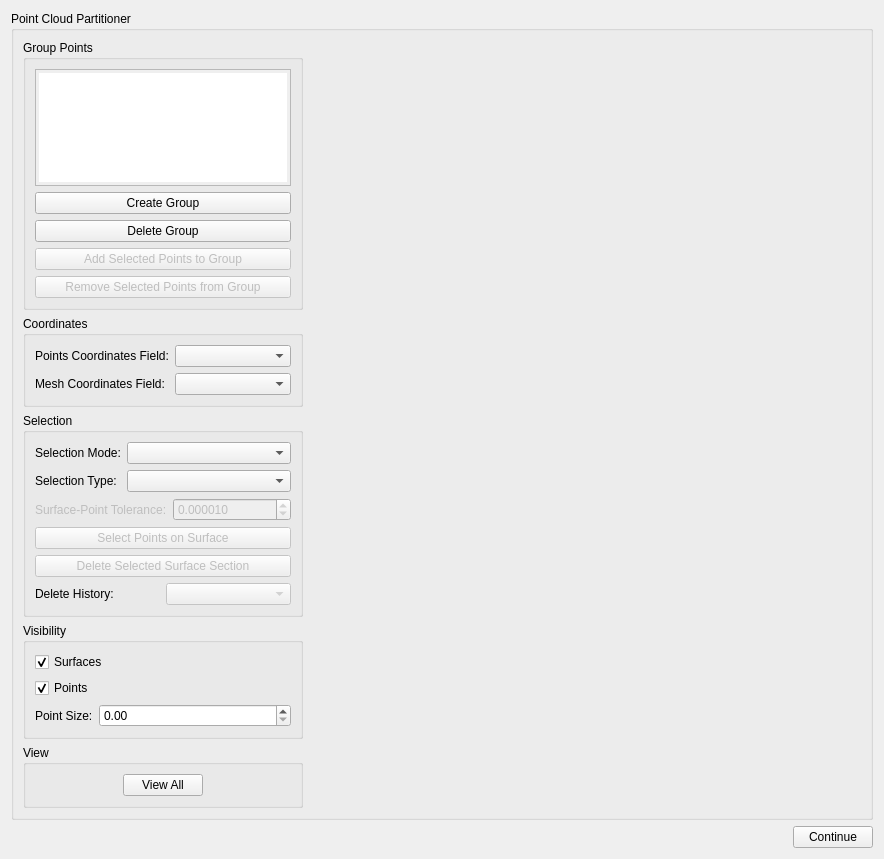
<?xml version="1.0" encoding="UTF-8"?>
<ui version="4.0">
 <class>PointCloudPartitionerWidget</class>
 <widget class="QWidget" name="PointCloudPartitionerWidget">
  <property name="geometry">
   <rect>
    <x>0</x>
    <y>0</y>
    <width>884</width>
    <height>859</height>
   </rect>
  </property>
  <property name="windowTitle">
   <string>Point Cloud Partitioner</string>
  </property>
  <layout class="QVBoxLayout" name="verticalLayout_10">
   <item>
    <widget class="QGroupBox" name="groupBox">
     <property name="title">
      <string>Point Cloud Partitioner</string>
     </property>
     <layout class="QHBoxLayout" name="horizontalLayout_2">
      <item>
       <layout class="QVBoxLayout" name="verticalLayout_9">
        <item>
         <widget class="QGroupBox" name="groupBox_2">
          <property name="sizePolicy">
           <sizepolicy hsizetype="Preferred" vsizetype="Preferred">
            <horstretch>0</horstretch>
            <verstretch>0</verstretch>
           </sizepolicy>
          </property>
          <property name="title">
           <string>Group Points</string>
          </property>
          <layout class="QVBoxLayout" name="verticalLayout_4">
           <item>
            <widget class="GroupTableView" name="groupTableView">
             <property name="acceptDrops">
              <bool>true</bool>
             </property>
             <property name="styleSheet">
              <string notr="true">QTableView { padding: 3px; }
QTableView::item { padding: 3px; }</string>
             </property>
             <property name="sizeAdjustPolicy">
              <enum>QAbstractScrollArea::SizeAdjustPolicy::AdjustIgnored</enum>
             </property>
             <property name="dragEnabled">
              <bool>true</bool>
             </property>
             <property name="dragDropMode">
              <enum>QAbstractItemView::DragDropMode::InternalMove</enum>
             </property>
             <property name="defaultDropAction">
              <enum>Qt::DropAction::MoveAction</enum>
             </property>
             <property name="selectionMode">
              <enum>QAbstractItemView::SelectionMode::SingleSelection</enum>
             </property>
             <property name="selectionBehavior">
              <enum>QAbstractItemView::SelectionBehavior::SelectRows</enum>
             </property>
             <property name="showGrid">
              <bool>false</bool>
             </property>
             <attribute name="horizontalHeaderVisible">
              <bool>false</bool>
             </attribute>
             <attribute name="horizontalHeaderMinimumSectionSize">
              <number>20</number>
             </attribute>
             <attribute name="horizontalHeaderDefaultSectionSize">
              <number>80</number>
             </attribute>
             <attribute name="horizontalHeaderHighlightSections">
              <bool>false</bool>
             </attribute>
             <attribute name="verticalHeaderVisible">
              <bool>false</bool>
             </attribute>
             <attribute name="verticalHeaderHighlightSections">
              <bool>false</bool>
             </attribute>
            </widget>
           </item>
           <item>
            <widget class="QPushButton" name="pushButtonCreateGroup">
             <property name="text">
              <string>Create Group</string>
             </property>
            </widget>
           </item>
           <item>
            <widget class="QPushButton" name="pushButtonDeleteGroup">
             <property name="text">
              <string>Delete Group</string>
             </property>
            </widget>
           </item>
           <item>
            <widget class="QPushButton" name="pushButtonAddToGroup">
             <property name="enabled">
              <bool>false</bool>
             </property>
             <property name="text">
              <string>Add Selected Points to Group</string>
             </property>
            </widget>
           </item>
           <item>
            <widget class="QPushButton" name="pushButtonRemoveFromGroup">
             <property name="enabled">
              <bool>false</bool>
             </property>
             <property name="text">
              <string>Remove Selected Points from Group</string>
             </property>
            </widget>
           </item>
          </layout>
         </widget>
        </item>
        <item>
         <widget class="QGroupBox" name="groupBox_7">
          <property name="title">
           <string>Coordinates</string>
          </property>
          <layout class="QGridLayout" name="gridLayout_5">
           <item row="0" column="1">
            <widget class="QComboBox" name="pointsFieldComboBox"/>
           </item>
           <item row="3" column="0">
            <widget class="QLabel" name="meshFieldLabel">
             <property name="maximumSize">
              <size>
               <width>160</width>
               <height>16777215</height>
              </size>
             </property>
             <property name="text">
              <string>Mesh Coordinates Field:</string>
             </property>
            </widget>
           </item>
           <item row="3" column="1">
            <widget class="QComboBox" name="meshFieldComboBox"/>
           </item>
           <item row="0" column="0">
            <widget class="QLabel" name="pointsFieldLabel">
             <property name="maximumSize">
              <size>
               <width>160</width>
               <height>16777215</height>
              </size>
             </property>
             <property name="text">
              <string>Points Coordinates Field:</string>
             </property>
            </widget>
           </item>
          </layout>
         </widget>
        </item>
        <item>
         <widget class="QGroupBox" name="groupBox_5">
          <property name="title">
           <string>Selection</string>
          </property>
          <layout class="QVBoxLayout" name="verticalLayout">
           <item>
            <layout class="QGridLayout" name="gridLayout_2">
             <item row="1" column="1">
              <widget class="QComboBox" name="comboBoxSelectionMode">
               <property name="sizePolicy">
                <sizepolicy hsizetype="Preferred" vsizetype="Fixed">
                 <horstretch>0</horstretch>
                 <verstretch>0</verstretch>
                </sizepolicy>
               </property>
              </widget>
             </item>
             <item row="1" column="0">
              <widget class="QLabel" name="label_2">
               <property name="sizePolicy">
                <sizepolicy hsizetype="Maximum" vsizetype="Preferred">
                 <horstretch>0</horstretch>
                 <verstretch>0</verstretch>
                </sizepolicy>
               </property>
               <property name="text">
                <string>Selection Mode:</string>
               </property>
              </widget>
             </item>
             <item row="2" column="1">
              <widget class="QComboBox" name="comboBoxSelectionType"/>
             </item>
             <item row="2" column="0">
              <widget class="QLabel" name="label_3">
               <property name="text">
                <string>Selection Type:</string>
               </property>
              </widget>
             </item>
            </layout>
           </item>
           <item>
            <layout class="QGridLayout" name="gridLayout_4">
             <item row="0" column="0">
              <widget class="QLabel" name="labelTolerance">
               <property name="enabled">
                <bool>false</bool>
               </property>
               <property name="text">
                <string>Surface-Point Tolerance:</string>
               </property>
              </widget>
             </item>
             <item row="0" column="1">
              <widget class="QDoubleSpinBox" name="doubleSpinBoxTolerance">
               <property name="enabled">
                <bool>false</bool>
               </property>
               <property name="decimals">
                <number>6</number>
               </property>
               <property name="maximum">
                <double>99.999999000000003</double>
               </property>
               <property name="singleStep">
                <double>0.000001000000000</double>
               </property>
               <property name="value">
                <double>0.000010000000000</double>
               </property>
              </widget>
             </item>
            </layout>
           </item>
           <item>
            <widget class="QPushButton" name="pushButtonSelectPointsOnSurface">
             <property name="enabled">
              <bool>false</bool>
             </property>
             <property name="text">
              <string>Select Points on Surface</string>
             </property>
            </widget>
           </item>
           <item>
            <widget class="QPushButton" name="pushButtonDeleteSelectedSurfaceSection">
             <property name="enabled">
              <bool>false</bool>
             </property>
             <property name="text">
              <string>Delete Selected Surface Section</string>
             </property>
            </widget>
           </item>
           <item>
            <layout class="QHBoxLayout" name="horizontalLayout_4">
             <item>
              <widget class="QLabel" name="label_4">
               <property name="text">
                <string>Delete History:</string>
               </property>
              </widget>
             </item>
             <item>
              <widget class="QComboBox" name="comboBoxDeleteSurfaceHistory">
               <property name="enabled">
                <bool>false</bool>
               </property>
              </widget>
             </item>
            </layout>
           </item>
          </layout>
         </widget>
        </item>
        <item>
         <widget class="QGroupBox" name="groupBox_6">
          <property name="title">
           <string>Visibility</string>
          </property>
          <layout class="QVBoxLayout" name="verticalLayout_6">
           <item>
            <widget class="QCheckBox" name="checkBoxSurfacesVisibility">
             <property name="text">
              <string>Surfaces</string>
             </property>
             <property name="checked">
              <bool>true</bool>
             </property>
            </widget>
           </item>
           <item>
            <widget class="QCheckBox" name="checkBoxPointsVisibility">
             <property name="text">
              <string>Points</string>
             </property>
             <property name="checked">
              <bool>true</bool>
             </property>
            </widget>
           </item>
           <item>
            <layout class="QGridLayout" name="gridLayout">
             <item row="0" column="0">
              <widget class="QLabel" name="label">
               <property name="sizePolicy">
                <sizepolicy hsizetype="Maximum" vsizetype="Preferred">
                 <horstretch>0</horstretch>
                 <verstretch>0</verstretch>
                </sizepolicy>
               </property>
               <property name="text">
                <string>Point Size:</string>
               </property>
              </widget>
             </item>
             <item row="0" column="1">
              <widget class="QDoubleSpinBox" name="pointSizeSpinBox">
               <property name="sizePolicy">
                <sizepolicy hsizetype="Minimum" vsizetype="Fixed">
                 <horstretch>0</horstretch>
                 <verstretch>0</verstretch>
                </sizepolicy>
               </property>
               <property name="singleStep">
                <double>0.100000000000000</double>
               </property>
              </widget>
             </item>
            </layout>
           </item>
          </layout>
         </widget>
        </item>
        <item>
         <widget class="QGroupBox" name="groupBox_3">
          <property name="title">
           <string>View</string>
          </property>
          <layout class="QHBoxLayout" name="horizontalLayout_3">
           <item>
            <spacer name="horizontalSpacer_2">
             <property name="orientation">
              <enum>Qt::Orientation::Horizontal</enum>
             </property>
             <property name="sizeHint" stdset="0">
              <size>
               <width>40</width>
               <height>20</height>
              </size>
             </property>
            </spacer>
           </item>
           <item>
            <widget class="QPushButton" name="pushButtonViewAll">
             <property name="text">
              <string>View All</string>
             </property>
            </widget>
           </item>
           <item>
            <spacer name="horizontalSpacer_3">
             <property name="orientation">
              <enum>Qt::Orientation::Horizontal</enum>
             </property>
             <property name="sizeHint" stdset="0">
              <size>
               <width>40</width>
               <height>20</height>
              </size>
             </property>
            </spacer>
           </item>
          </layout>
         </widget>
        </item>
       </layout>
      </item>
      <item>
       <widget class="ZincPointCloudPartitionerWidget" name="widgetZinc" native="true">
        <property name="sizePolicy">
         <sizepolicy hsizetype="Preferred" vsizetype="Preferred">
          <horstretch>3</horstretch>
          <verstretch>1</verstretch>
         </sizepolicy>
        </property>
       </widget>
      </item>
     </layout>
    </widget>
   </item>
   <item>
    <layout class="QHBoxLayout" name="horizontalLayout">
     <item>
      <spacer name="horizontalSpacer">
       <property name="orientation">
        <enum>Qt::Orientation::Horizontal</enum>
       </property>
       <property name="sizeHint" stdset="0">
        <size>
         <width>40</width>
         <height>20</height>
        </size>
       </property>
      </spacer>
     </item>
     <item>
      <widget class="QPushButton" name="pushButtonContinue">
       <property name="text">
        <string>Continue</string>
       </property>
      </widget>
     </item>
    </layout>
   </item>
  </layout>
 </widget>
 <customwidgets>
  <customwidget>
   <class>ZincPointCloudPartitionerWidget</class>
   <extends>QWidget</extends>
   <header>mapclientplugins/pointcloudpartitionerstep/view/zincpointcloudpartitionerwidget.h</header>
   <container>1</container>
  </customwidget>
  <customwidget>
   <class>GroupTableView</class>
   <extends>QTableView</extends>
   <header>mapclientplugins/pointcloudpartitionerstep/view/grouptableview.h</header>
  </customwidget>
 </customwidgets>
 <resources/>
 <connections/>
</ui>
